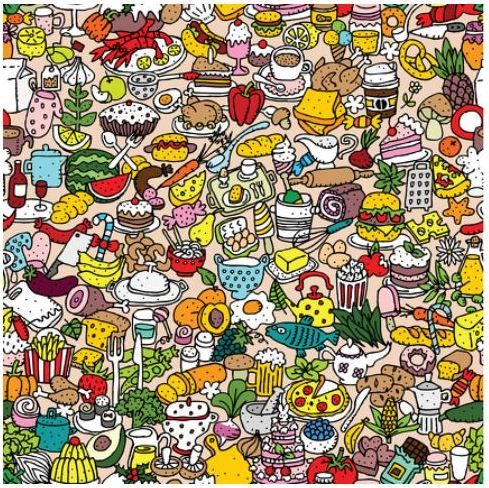
#> input picture images/f1.jpg, 489 x 488 px
$ jupyter execute '5 Introducción a la IA.ipynb'
#> lines starting #> are read from the running program, lines starting #| are printed output that depends on the picture; after the words box and inside, x2 and y2 are one past the last pixel; in counts of white or black regions, pixels touching at a corner belong together
# 5.- Introducción a la Inteligencia Artificial: Introspección

## Solución: Encontrar todos los objetos rojos

Encontrar colores a través de algoritmos requiere realizar manualmente todos los pasos que el humano realiza de manera inconciente. Desde abrir la imagen, hasta hacer el conteo de los objetos rojos. Lo que debe hacerse entonces puede enunciarse en el siguiente listado:

1. Abrir la imagen del archivo
2. Definir el perfil de color de la imagen
3. Defnir umbrales del color que se quiere buscar (Que valores se tomarán como datos positivos en la búsqueda)
4. Aplicar máscaras para resaltar el color que se busca
5. Encontrar la ubicación de los objetos del color deseado
6. Contar los objetos encontrados

[cell 1]
import cv2 as cv
img = cv.imread('./images/f1.jpg',1)
#> img is the input picture: shape (488, 489, 3); mean B, G, R 115.8, 144.3, 162.1
img2 = cv.cvtColor(img, cv.COLOR_BGR2RGB)
img3 = cv.cvtColor(img2, cv.COLOR_RGB2HSV)
#> img3: shape (488, 489, 3); mean H, S, V 47.5, 99.9, 167.2

umbralRojoBajo=(0,80,80)
umbralRojoAlto=(10,255,255)
umbralRojoBajob=(140,80,80)
umbralRojoAltob=(255,255,255)

mascara1Rojo= cv.inRange(img3, umbralRojoBajo, umbralRojoAlto) # Resalta los colores rojos
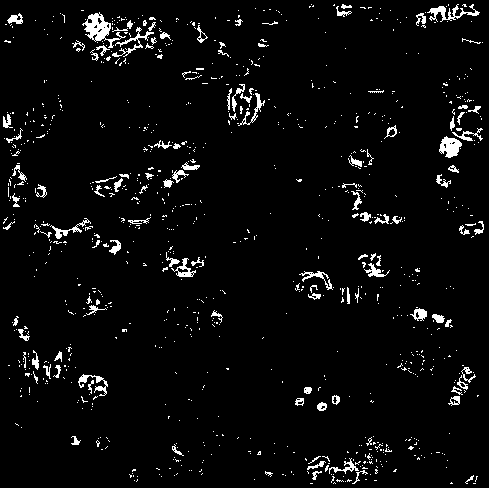
#> mascara1Rojo: shape (488, 489); 4.1% white in thin lines or dots
mascara2Rojo= cv.inRange(img3, umbralRojoBajob, umbralRojoAltob) # Resalta los colores rojos
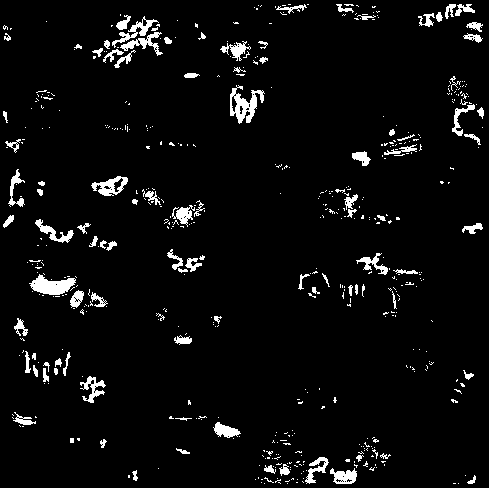
#> mascara2Rojo: shape (488, 489); 4.6% white; 534 white regions (436 under 20 px), largest, box (x1, y1, x2, y2) and area: (230, 85, 265, 124) 603, (29, 274, 76, 295) 570, (91, 176, 128, 196) 358
mascaraRojo= mascara1Rojo+mascara2Rojo
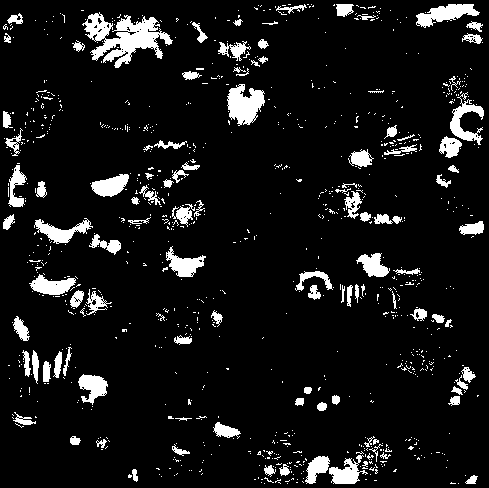
#> mascaraRojo: shape (488, 489); 8.7% white; 945 white regions (837 under 20 px)
resultadoRojo = cv.bitwise_and(img, img, mask=mascaraRojo)
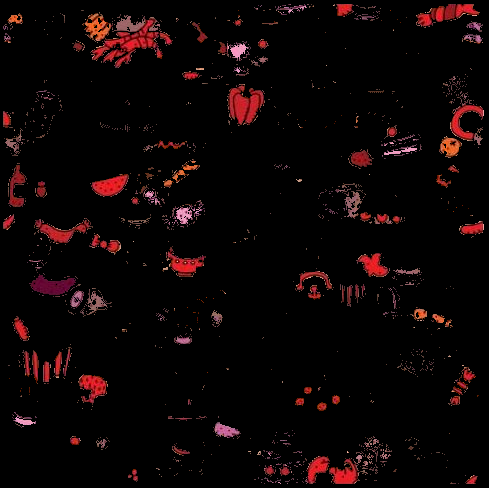
#> resultadoRojo: shape (488, 489, 3); mean B, G, R 4.9, 4.8, 12.9

cv.imshow('Resultado Rojo', resultadoRojo)
cv.imshow('Normal', img)

contornosR, _ = cv.findContours(mascaraRojo, cv.RETR_EXTERNAL, cv.CHAIN_APPROX_SIMPLE)
#> contornosR = 945 contours, 859 with area under 20; largest, box (x1, y1, x2, y2) and area: (82, 12, 173, 68) 2114, (227, 84, 265, 126) 949, (416, 4, 480, 28) 691, (450, 92, 484, 145) 546, (34, 218, 93, 244) 538

# Inicializar una lista para almacenar las coordenadas de los colores rojos
coordenadasRojo = []

# Recorrer los contornos y obtener las coordenadas del centro de cada contorno
totalRojos = 0

for contorno in contornosR:
    momentos = cv.moments(contorno)
    if momentos["m00"] != 0:
        x = int(momentos["m10"] / momentos["m00"])
        y = int(momentos["m01"] / momentos["m00"])
        coordenadasRojo.append((x, y))
        totalRojos+=1
#> this loop made 945 passes
#> (contorno, x, y) on pass 4: ([[451, 482], [450, 483], [455, 483], [452, 483]], 451, 482)
#> (x, y) on passes 13, 17, 19, 22, 28, 36: (277, 480), (292, 478), (267, 479), (471, 479), (129, 475), (394, 470)
#> after the loop, coordenadasRojo = 262 pairs, first value 4 to 477, second value 4 to 482; totalRojos = 262


print('Total de objetos rojos: ',totalRojos)
#| Total de objetos rojos:  262
print('Coordenadas rojos:')
print(coordenadasRojo)
#> (printed output is left out)


cv.waitKey(0)
cv.destroyAllWindows()

## Misma solución aplicada a objetos amarillos

Así como para encontrar los objetos de color rojo se pueden encontrar los objetos de cualquier otro color, la única diferencia es la definición de los umbrales y la aplicación de las máscaras. Para el color rojo se requiere un umbral bajo y uno alto debido a que el color rojo tiene valores en el limite superior y en el límite inferior de la escala de colores, con el resto de colores solo es necesario definir un umbral pues estos se mantinene continuos en el espectro.

[cell 2]
import cv2 as cv

img = cv.imread('./images/f1.jpg',1)
img2 = cv.cvtColor(img, cv.COLOR_BGR2RGB)
img3 = cv.cvtColor(img2, cv.COLOR_RGB2HSV)

umbralBajoAmarillo = (20,80,80)
umbralAltoAmarillo = (40,255,255)

mascaraAmarillo = cv.inRange(img3, umbralBajoAmarillo, umbralAltoAmarillo)
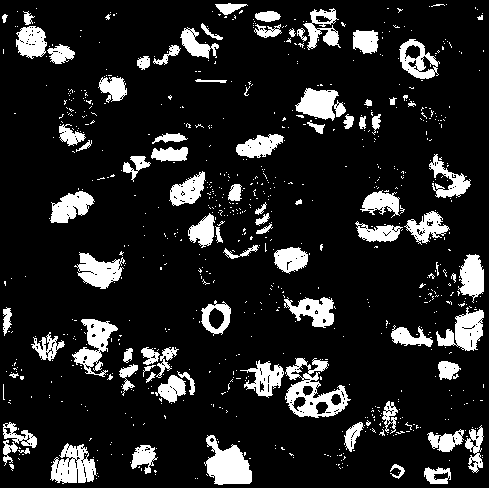
#> mascaraAmarillo: shape (488, 489); 13.8% white; 782 white regions (698 under 20 px)
resultadoAmarillo = cv.bitwise_and(img, img, mask=mascaraAmarillo)
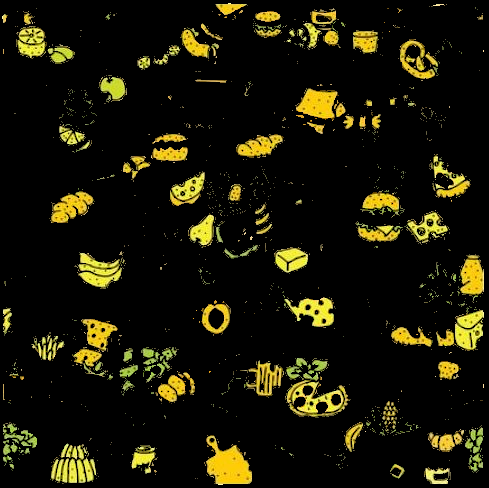
#> resultadoAmarillo: shape (488, 489, 3); mean B, G, R 7.6, 23.5, 25.6

cv.imshow('Normal', img)
cv.imshow('Resultado Amarillo', resultadoAmarillo)

contornosA, _ = cv.findContours(mascaraAmarillo, cv.RETR_EXTERNAL, cv.CHAIN_APPROX_SIMPLE)
#> contornosA = 779 contours, 703 with area under 20; largest, box (x1, y1, x2, y2) and area: (285, 358, 351, 418) 2038, (204, 435, 252, 485) 1365, (50, 443, 97, 484) 1180, (72, 319, 118, 377) 1042, (436, 307, 484, 351) 1032

coordenadasAmarillo = []

totalAmarillos = 0

for contorno in contornosA:
    momentos = cv.moments(contorno)
    if momentos["m00"] != 0:
        x = int(momentos["m10"] / momentos["m00"])
        y = int(momentos["m01"] / momentos["m00"])
        coordenadasAmarillo.append((x, y))
        totalAmarillos+=1
#> this loop made 779 passes
#> (contorno, x, y) on passes 14, 17, 31, 36, 44, 52: ([[139, 466], [138, 467], [139, 467]], 138, 466), ([[338, 464], [338, 465], [339, 464]], 338, 464), ([[344, 456], [344, 458], [343, 459], [345, 457]], 344, 457), ([[341, 454], [340, 455], [339, 455], [341, 455]], 340, 454), ([[244, 452], [244, 455], [245, 454], [245, 452]], 244, 453), ([[19, 447], [19, 448], [20, 448]], 19, 447)
#> (x, y) on passes 9, 11, 16, 19, 43, 50: (154, 470), (437, 475), (397, 470), (11, 465), (290, 453), (25, 450)
#> after the loop, coordenadasAmarillo = 198 pairs, first value 3 to 480, second value 4 to 475; totalAmarillos = 198

print('Total de objetos amarillos: ',totalAmarillos)
#| Total de objetos amarillos:  198
print('Coordenadas Amarillas')
print(coordenadasAmarillo)
#> (printed output is left out)

cv.waitKey(0)
cv.destroyAllWindows()
